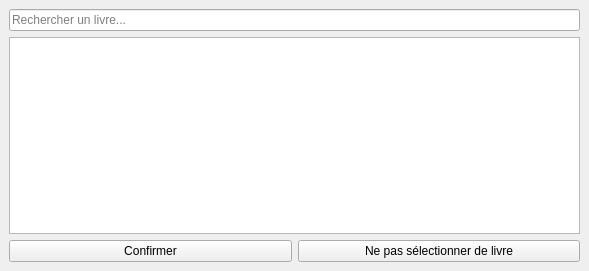
<?xml version="1.0" encoding="UTF-8"?>
<ui version="4.0">
 <class>SelectBookToRegisterNoteWindow</class>
 <widget class="QMainWindow" name="SelectBookToRegisterNoteWindow">
  <property name="geometry">
   <rect>
    <x>0</x>
    <y>0</y>
    <width>589</width>
    <height>271</height>
   </rect>
  </property>
  <property name="windowTitle">
   <string>MainWindow</string>
  </property>
  <widget class="QWidget" name="centralwidget">
   <layout class="QVBoxLayout" name="verticalLayout">
    <item>
     <widget class="QLineEdit" name="search_book_line_edit">
      <property name="placeholderText">
       <string>Rechercher un livre...</string>
      </property>
     </widget>
    </item>
    <item>
     <widget class="QListWidget" name="list_books_list_widget"/>
    </item>
    <item>
     <layout class="QHBoxLayout" name="horizontalLayout">
      <item>
       <widget class="QPushButton" name="confirm_button">
        <property name="text">
         <string>Confirmer</string>
        </property>
       </widget>
      </item>
      <item>
       <widget class="QPushButton" name="no_select_book_button">
        <property name="text">
         <string>Ne pas sélectionner de livre</string>
        </property>
       </widget>
      </item>
     </layout>
    </item>
   </layout>
  </widget>
 </widget>
 <resources/>
 <connections/>
</ui>
